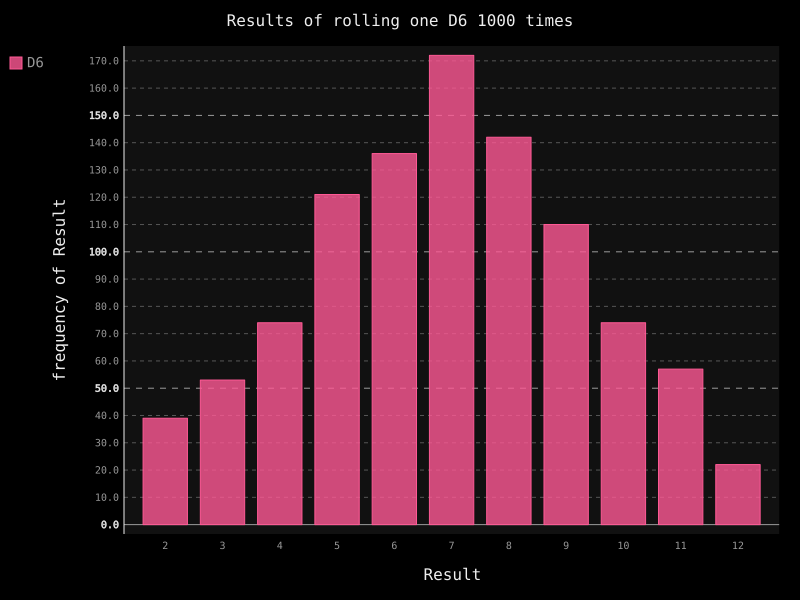

Here is the Python script that generated this plot:
import pygal
from die import Die

die_1 = Die()
die_2 = Die()
results = []
for roll_num in range(1000):
	results.append(die_1.roll() + die_2.roll())

frequencies = []
for value in range(2, die_1.num_sides+die_2.num_sides+1):
	frequency = results.count(value)
	frequencies.append(frequency)

hist = pygal.Bar()

hist.title = "Results of rolling one D6 1000 times"
hist.x_labels = ['2', '3', '4', '5', '6', '7', '8', '9', '10', '11', '12']
hist.x_title = 'Result'
hist.y_title = 'frequency of Result'

hist.add('D6', frequencies)
hist.render_to_file('die_visual.svg')
